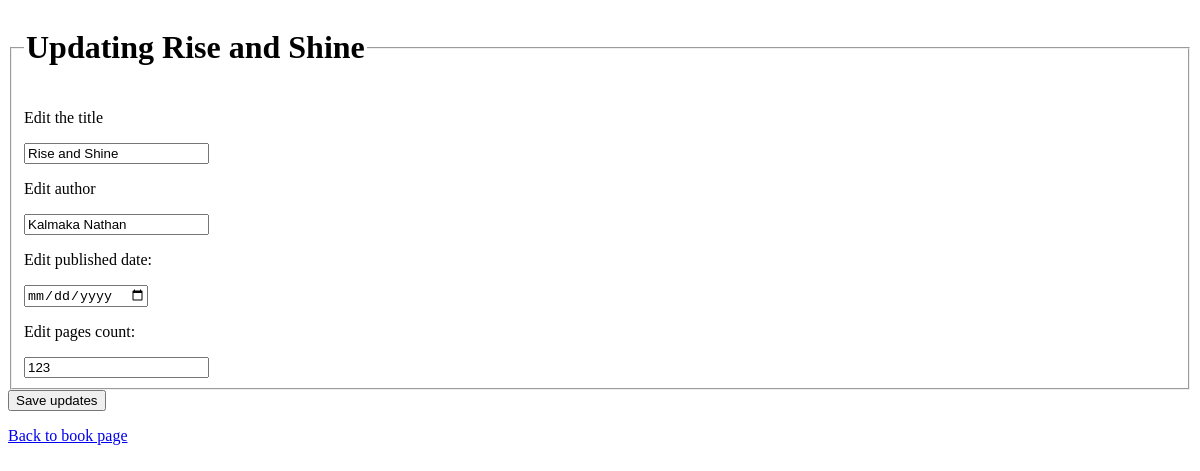
The app's page /2/2/update/, older data.
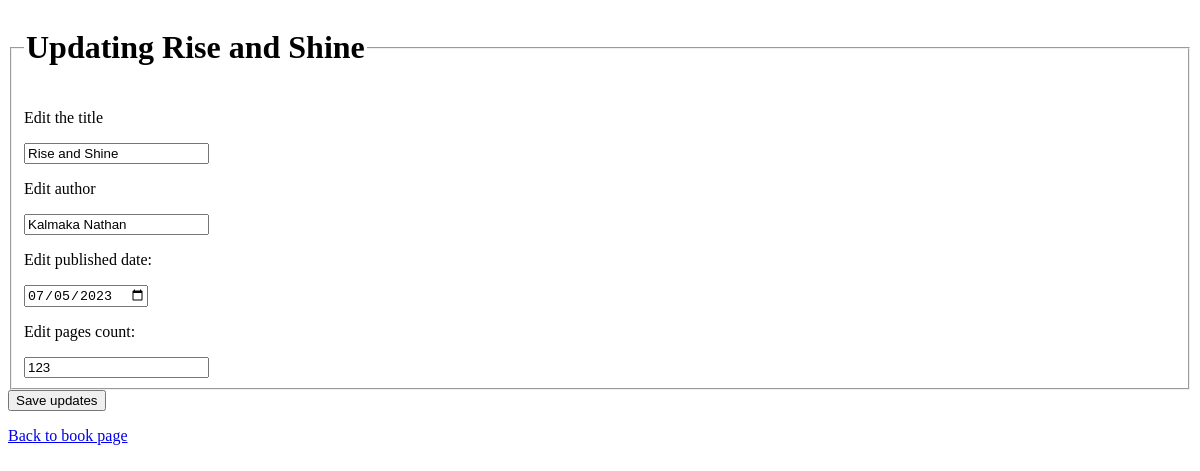
The same page, newer data.
### libdeck/models.py (models this page shows, shortened)
class Book(models.Model):
    libdeck_id = models.ForeignKey(LibrarySpace, on_delete=models.CASCADE, related_name="books")
    book_title = models.CharField(max_length=200, verbose_name="Title")
    book_author = models.CharField(max_length=200, verbose_name="Author")
    book_pub_date = models.DateField(verbose_name="Date published", blank=True)
    book_pages = models.IntegerField(default=0, verbose_name="Pages")

### libdeck/views.py (the view, shortened to what this page needs)
# urls.py: path("<int:library_id>/<int:book_id>/update/", views.updateBook, name="book_update"),
def updateBook(request, library_id, book_id):
    cur_library = get_object_or_404(LibrarySpace, pk=library_id)
    cur_book = get_object_or_404(Book, pk=book_id)
    if request.method == "GET":
        context = {"library": cur_library, "book": cur_book}
        return render(request, "libdeck/updateBook.html", context)
    else:
        raise Http404("The page you are trying to access does not exist.")

### templates/libdeck/updateBook.html (shortened to what this page needs)
<form action="{% url 'libdeck:book_update' library.id book.id %}" method="POST">
    <fieldset>
        <legend><h1>Updating {{ book.book_title }}</h1></legend>
        <p>Edit the title</p>
        <input type="text" value="{{ book.book_title }}" name="book_title">
        <p>Edit author</p>
        <input type="text" value="{{ book.book_author }}" name="book_author">
        <p>Edit published date:</p>
        <input type="date" value="{{ book.book_pub_date|date:"Y-m-d" }}" name="book_pub_date">
        <p>Edit pages count:</p>
        <input type="number" value="{{ book.book_pages }}" name="book_pages">
    </fieldset>
    <input type="submit" name="save_update" value="Save updates">
</form>
<p><a href="{% url 'libdeck:book_page' library.id book.id %}">Back to book page</a></p>

Row changes from the older to the newer data that the page shows:
changed Book "Rise and Shine": book_pub_date (not shown) → "07/05/2023"
